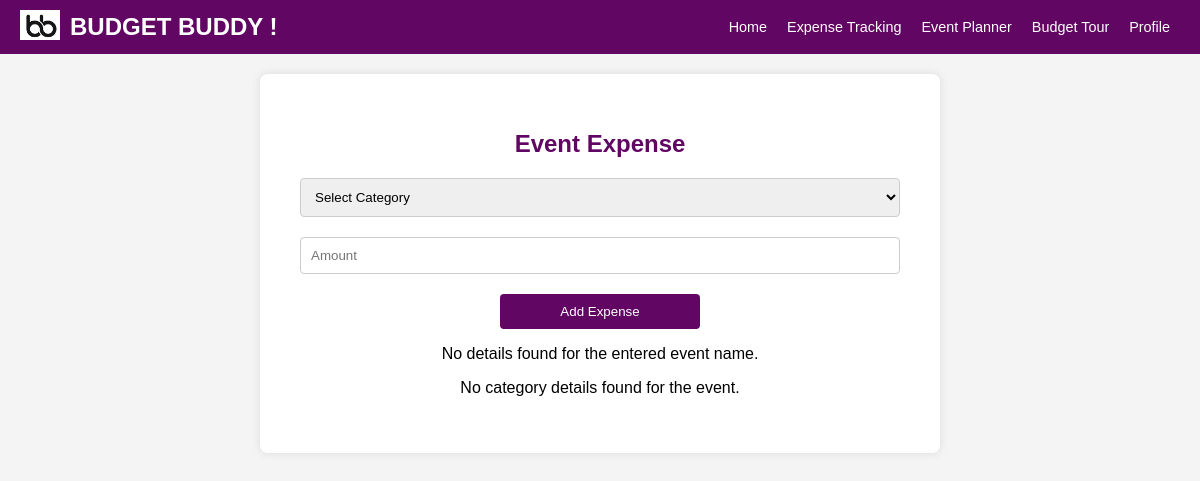
/divider/College_re union/, run on an earlier commit of the app's database.
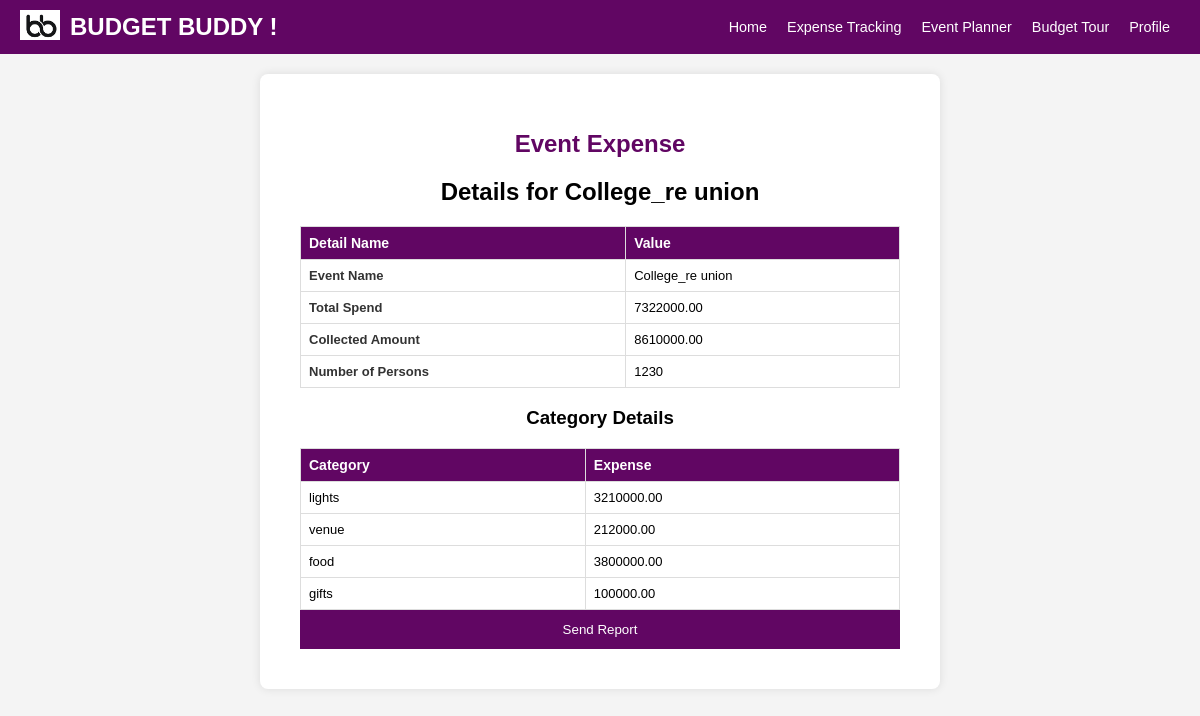
And on a later commit of the database.
### expenses/models.py (models this page shows, shortened)
class DEvent(models.Model):
    user = models.ForeignKey(User, on_delete=models.CASCADE)
    event_name = models.CharField(max_length=100)
    event_location = models.CharField(max_length=100)
    num_persons = models.IntegerField()
    president_name = models.CharField(max_length=100)
    president_email = models.EmailField()
    program_secretary_name = models.CharField(max_length=100)
    program_secretary_email = models.EmailField()
    status = models.IntegerField(default=0)
    total = models.DecimalField(max_digits=10, decimal_places=2, default=0)
    collected = models.DecimalField(max_digits=10, decimal_places=2, default=0)

class CatEvent(models.Model):
    event_name = models.CharField(max_length=100)
    category = models.CharField(max_length=100)
    expense = models.DecimalField(max_digits=10, decimal_places=2, null=True, default=0)

### expenses/views.py (the view, shortened to what this page needs)
# urls.py: path('divider/<str:event_name>/', views.divider, name='divider'),
def divider(request, event_name):
    try:
        event_details = DEvent.objects.get(event_name=event_name)
        cat_details = CatEvent.objects.filter(event_name=event_name)
    except ObjectDoesNotExist:
        event_details = None
        cat_details = None
    return render(request, 'divider.html', {'event_details': event_details, 'cat_details': cat_details})

### expenses/templates/dividertemp/divider.html (shortened to what this page needs)
<!DOCTYPE html>
<html lang="en">
<head>
</head>
<body>
  {% include 'header.html' %}
<div class="expense-container">
  <h1>Event Expense</h1>
  <form id="expenseForm" method="post" action="{% url 'divider' event_name=event_details.event_name  %}">
    {% if not event_details.status %}
    <div class="form-group">
      <select id="category" name="category" required>
        <option value="" disabled selected>Select Category</option>
      </select>
    </div>
    <div class="form-group">
      <input type="number" id="amount" name="amount" placeholder="Amount" min="0" required>
    </div>
    <button type="submit" class="btn">Add Expense</button>
    {% endif %}
  </form>
  <div class="tour-planner">
    <div class="result-section">
      {% if event_details %}
      <h2>Details for {{ event_details.event_name }}</h2>
      <table>
        <tr>
          <th>Detail Name</th>
          <th>Value</th>
        </tr>
        <tr>
          <td><span>Event Name</span></td>
          <td>{{ event_details.event_name }}</td>
        </tr>
        <tr>
          <td><span>Total Spend</span></td>
          <td>{{ event_details.total }}</td>
        </tr>
        <tr>
          <td><span>Collected Amount</span></td>
          <td>{{ event_details.collected }}</td>
        </tr>
        <tr>
          <td><span>Number of Persons</span></td>
          <td>{{ event_details.num_persons }}</td>
        </tr>
      </table>
      {% else %}
      <p>No details found for the entered event name.</p>
      {% endif %}
    </div>
  </div>
  {% if cat_details %}
  <h3>Category Details</h3>
  <table>
    <tr>
      <th>Category</th>
      <th>Expense</th>
    </tr>
    {% for cat_detail in cat_details %}
    <tr>
      <td>{{ cat_detail.category }}</td>
      <td>{{ cat_detail.expense }}</td>
    </tr>
    {% endfor %}
  </table>
  {% else %}
  <p>No category details found for the event.</p>
  {% endif %}
  {% if event_details.status == 0 %}
  <form method="post" action="{% url 'close_event' event_name=event_details.event_name %}" class="close-button">
    {% csrf_token %}
    <button type="submit">Close</button>
  </form>
  {% elif event_details.status == 1 %}
  <form method="post" action="{% url 'send_report' event_name=event_details.event_name %}" class="send-report">
    <button type="submit">Send Report</button>
  </form>
  {% endif %}
</div>
</body>
</html>

What changed in the data, as far as the page shows it:
added DEvent: event_name "College_re union", total "7322000.00", collected "8610000.00", num_persons "1230"
added CatEvent: category "lights", expense "3210000.00"
added CatEvent: category "venue", expense "212000.00"
added CatEvent: category "food", expense "3800000.00"
added CatEvent: category "gifts", expense "100000.00"
Also different on the page:
form field category: "Select Category" → (not shown)
text no longer shown: "Add Expense No details found for the entered event name. No category details found for the event."
text now shown: "Details for Detail Name Value Event Name Total Spend Collected Amount Number of Persons Category Details Category Expense Send Report"
